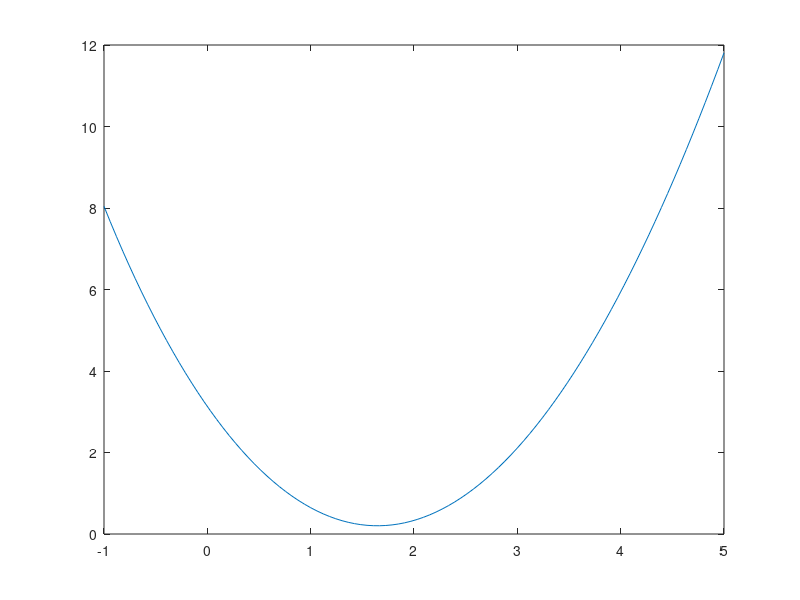

Here is the MATLAB script that generated this plot:
% Построить график функции
% f(x) = x^2 - 3 * x + 7 / sqrt(2 * x + 5)
% для –1 ≤ x ≤ 5.

x = linspace(-1, 5);
fx = x.^2 - 3 * x + 7 ./ sqrt(2 * x + 5);
plot(x, fx);